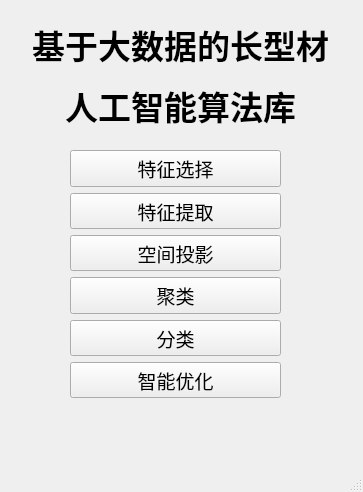
<?xml version="1.0" encoding="UTF-8"?>
<ui version="4.0">
 <class>MainWindow</class>
 <widget class="QMainWindow" name="MainWindow">
  <property name="geometry">
   <rect>
    <x>0</x>
    <y>0</y>
    <width>363</width>
    <height>492</height>
   </rect>
  </property>
  <property name="windowTitle">
   <string>MainWindow</string>
  </property>
  <widget class="QWidget" name="centralwidget">
   <widget class="QWidget" name="verticalLayoutWidget">
    <property name="geometry">
     <rect>
      <x>70</x>
      <y>150</y>
      <width>211</width>
      <height>248</height>
     </rect>
    </property>
    <layout class="QVBoxLayout" name="verticalLayout">
     <item>
      <widget class="QPushButton" name="button_feature_selection">
       <property name="font">
        <font>
         <family>微软雅黑</family>
         <pointsize>14</pointsize>
        </font>
       </property>
       <property name="text">
        <string>特征选择</string>
       </property>
      </widget>
     </item>
     <item>
      <widget class="QPushButton" name="button_feature_extraction">
       <property name="font">
        <font>
         <family>微软雅黑</family>
         <pointsize>14</pointsize>
        </font>
       </property>
       <property name="text">
        <string>特征提取</string>
       </property>
      </widget>
     </item>
     <item>
      <widget class="QPushButton" name="button_space_projection">
       <property name="font">
        <font>
         <family>微软雅黑</family>
         <pointsize>14</pointsize>
        </font>
       </property>
       <property name="text">
        <string>空间投影</string>
       </property>
      </widget>
     </item>
     <item>
      <widget class="QPushButton" name="button_cluster">
       <property name="font">
        <font>
         <family>微软雅黑</family>
         <pointsize>14</pointsize>
        </font>
       </property>
       <property name="text">
        <string>聚类</string>
       </property>
      </widget>
     </item>
     <item>
      <widget class="QPushButton" name="button_classification">
       <property name="font">
        <font>
         <family>微软雅黑</family>
         <pointsize>14</pointsize>
        </font>
       </property>
       <property name="text">
        <string>分类</string>
       </property>
      </widget>
     </item>
     <item>
      <widget class="QPushButton" name="button_intelligence_optimization">
       <property name="font">
        <font>
         <family>微软雅黑</family>
         <pointsize>14</pointsize>
        </font>
       </property>
       <property name="text">
        <string>智能优化</string>
       </property>
      </widget>
     </item>
    </layout>
   </widget>
   <widget class="QLabel" name="label_title">
    <property name="geometry">
     <rect>
      <x>10</x>
      <y>20</y>
      <width>341</width>
      <height>111</height>
     </rect>
    </property>
    <property name="font">
     <font>
      <family>微软雅黑</family>
      <pointsize>25</pointsize>
      <weight>75</weight>
      <bold>true</bold>
     </font>
    </property>
    <property name="text">
     <string>&lt;html&gt;&lt;head/&gt;&lt;body&gt;&lt;p&gt;基于大数据的长型材&lt;/p&gt;&lt;p&gt;人工智能算法库&lt;/p&gt;&lt;/body&gt;&lt;/html&gt;</string>
    </property>
    <property name="alignment">
     <set>Qt::AlignCenter</set>
    </property>
   </widget>
   <widget class="QLabel" name="label_backgrund">
    <property name="geometry">
     <rect>
      <x>0</x>
      <y>-10</y>
      <width>371</width>
      <height>471</height>
     </rect>
    </property>
    <property name="text">
     <string/>
    </property>
    <property name="pixmap">
     <pixmap>../login_picture.jpg</pixmap>
    </property>
    <property name="scaledContents">
     <bool>true</bool>
    </property>
   </widget>
   <zorder>label_backgrund</zorder>
   <zorder>verticalLayoutWidget</zorder>
   <zorder>label_title</zorder>
  </widget>
  <widget class="QMenuBar" name="menubar">
   <property name="geometry">
    <rect>
     <x>0</x>
     <y>0</y>
     <width>363</width>
     <height>23</height>
    </rect>
   </property>
  </widget>
  <widget class="QStatusBar" name="statusbar"/>
 </widget>
 <resources/>
 <connections/>
</ui>
